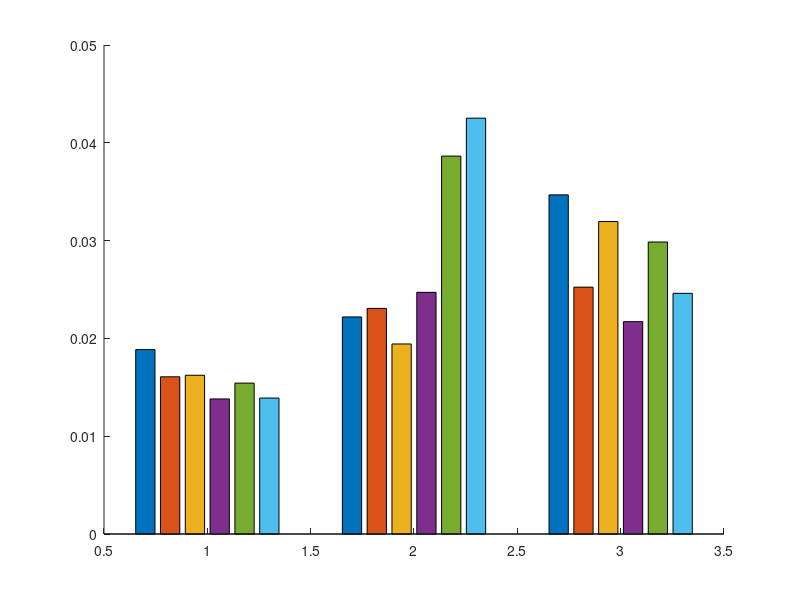

Reproduce this figure in MATLAB. (Note: this script raises an error after producing the figure.)
clear;
close all;

load('gp_cv_nogroup_result_bettersample.mat');
gp_mean_rmse = mean(rmse);
gp_std_rmse = std(rmse);

load('gp_cv_nogroup_result_lessfeat.mat');

load('gp_cv_group_gmm4.mat');
%load('gp_cv_group_gmm5.mat');
mean_rmse = [free_rmse_mean;cont_rmse_mean];
std_rmse = [free_rmse_std;cont_rmse_std];

%load('gp_cv_group_gmm5_lessfeat.mat');
load('gp_cv_group_gmm4_lessfeat.mat');

mean_rmse = [mean_rmse;free_rmse_mean;cont_rmse_mean;gp_mean_rmse;nogroup_rmse_mean];
std_rmse = [std_rmse;free_rmse_std;cont_rmse_std;gp_std_rmse;nogroup_rmse_std];

theta_scale = 10;
mean_rmse(:,3) = mean_rmse(:,3)/theta_scale;
std_rmse(:,3) = std_rmse(:,3)/theta_scale; 

figure
hold on
hb = bar(1:3,mean_rmse(:,1:3)');
% For each set of bars, find the centers of the bars, and write error bars
pause(0.1); %pause allows the figure to be created
for ib = 1:numel(hb)
    %XData property is the tick labels/group centers; XOffset is the offset
    %of each distinct group
    xData = hb(ib).XData+hb(ib).XOffset;
    errorbar(xData,mean_rmse(ib,1:3),std_rmse(ib,1:3),'k.')
end

hb(1).FaceColor = [1 0 0];
hb(2).FaceColor = [0.0 1 0];
hb(3).FaceColor = [0.0 0 1];
hb(4).FaceColor = [0.0 1 1];
hb(5).FaceColor = [1 0 1];
hb(6).FaceColor = [1 1 0];

Labels = {'y', 'z', 'theta'};
set(gca, 'XTick', 1:3, 'XTickLabel', Labels);

legend('Free-space push with all features','Constraint push with all features','Free-space push without contextual features','Constraint push without contextual features','No clustering','No clustering without contextual features','Location','northwest');
title('RMSE of Affordance Prediction Model');

y_lim = get(gca,'ylim');
ylabel('meter');
box off
% Create second Y axes on the right.
a2 = axes('YAxisLocation', 'Right');
% Hide second plot.
set(a2, 'color', 'none');
set(a2, 'XTick', []);
% Set scala for second Y.
set(a2, 'YLim', [y_lim(1)*theta_scale y_lim(2)*theta_scale]);
ylabel('radian');